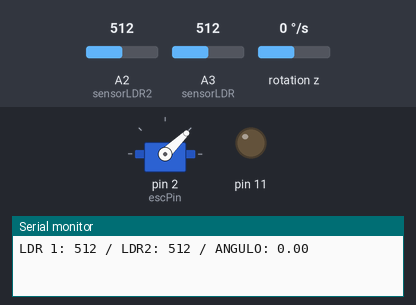
This sketch was run on a simulated Arduino Uno, built with avr-gcc and run on an emulated ATmega328P. On the bench: servo, output pins drawn as LEDs (lit = HIGH), the last lines printed to the serial monitor. Wiring (inferred from the names in the program): MPU-6050 motion sensor at I2C address 0x68. The test bench sets the inputs (shaded band); at power-on: A2 (sensorLDR2) = 512, A3 (sensorLDR) = 512, rotation z 0 °/s.

Above: at 7.2 s.
At 7.7 s:
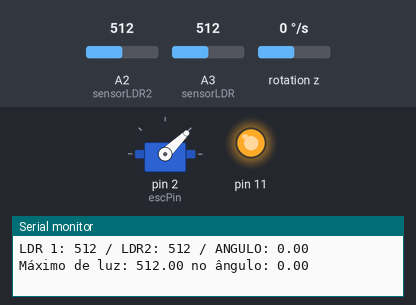
Timing chart, 0 to 9.2 s (numbered marks = the images above):
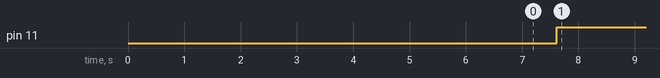

Measured:
- by itself, pin 11: LOW → HIGH at 7.6 s

The sketch:

Controle_Atitude_Deteccao_de_Luz_2LDR.ino
```cpp
#include <Servo.h>
#include <Wire.h>

// --- ESC (opcional, pode remover se não usar agora) ---
Servo esc;
const int escPin = 2;

// --- LDR ---
int sensorLDR = A3;
int sensorLDR2 = A2;
int tolerancia = 10;
double menorLuz = 1023.0;  // começa no máximo possível do ADC
double anguloMaisClaro = 0.0;

// --- MPU6050 ---
#define MPU_ADDRESS 0x68
double GYRO_ERROR = 0.0;
double yawAngle = 0, yawAngularSpeed = 0;

// --- Filtro simples ---
const int numReadings = 20;
double readings[numReadings];
int readIndex = 0;
double total = 0, rollingAvg = 0;

// --- Tempo ---
long timeCur, timePrev;

// --- Funções ---
int16_t readMPU() {
  Wire.beginTransmission(MPU_ADDRESS);
  Wire.write(0x47);
  Wire.endTransmission(false);
  Wire.requestFrom(MPU_ADDRESS, 2, true);
  return Wire.read() << 8 | Wire.read();
}

void calibrateMPU() {
  GYRO_ERROR = 0;
  for (int i = 0; i < 200; i++) {
    GYRO_ERROR += readMPU();
    delay(20);
  }
  GYRO_ERROR /= 200.0;
}

void setup() {
  Serial.begin(9600);

  // Inicializa ESC (opcional)
  esc.attach(escPin);
  esc.writeMicroseconds(1000);

  // Inicializa LDR
  pinMode(sensorLDR, INPUT);
  pinMode(sensorLDR2, INPUT);

  // Inicializa filtro
  for (int i = 0; i < numReadings; i++) readings[i] = 0;

  // Inicializa MPU
  Wire.begin();
  Wire.beginTransmission(MPU_ADDRESS);
  Wire.write(0x6B);
  Wire.write(0);
  Wire.endTransmission(true);

  Wire.beginTransmission(MPU_ADDRESS);
  Wire.write(0x1B);
  Wire.write(0x10); // 1000 dps
  Wire.endTransmission(true);

  delay(3000);
  calibrateMPU();

  timeCur = millis();
  pinMode(11, OUTPUT);
}

void loop() {
  int leitura = analogRead(sensorLDR);
  int leitura2 = analogRead(sensorLDR2);
  if (millis() - timeCur > 10) {
    timePrev = timeCur;
    timeCur = millis();

    // Atualiza ângulo
    yawAngularSpeed = ((double)readMPU() - GYRO_ERROR) / 32.8;
    yawAngle += yawAngularSpeed * (timeCur - timePrev) / 1000.0;

    while (yawAngle <= -180) yawAngle += 360;
    while (yawAngle > 180) yawAngle -= 360;

    // Atualiza média móvel
    total -= readings[readIndex];
    readings[readIndex] = yawAngularSpeed;
    total += readings[readIndex];
    readIndex++;
    if (readIndex >= numReadings) readIndex = 0;
    rollingAvg = total / numReadings;
  }

  // Salva ângulo se a luz aumentou (resistência diminuiu)
  //if (leitura < menorLuz) {
  //  menorLuz = leitura;
   // anguloMaisClaro = yawAngle;
   // Serial.print("Máximo de luz: ");
   // Serial.print(menorLuz);
   // Serial.print(" no ângulo: ");
   // Serial.println(anguloMaisClaro);
  //}
  Serial.print("LDR 1: ");
  Serial.print(leitura);
  Serial.print(" / ");
  Serial.print("LDR2: ");
  Serial.print(leitura2);
  Serial.print(" / ANGULO: ");
  Serial.println(yawAngle);

  delay(500);
  // Debug opcional: ângulo atual
  // Serial.print("Ângulo atual: ");
  // Serial.println(yawAngle);
  if (abs(leitura - leitura2)<tolerancia){
    if ((leitura + leitura2)/2<menorLuz){
      anguloMaisClaro = yawAngle;
      menorLuz= (leitura + leitura2)/2;

       Serial.print("Máximo de luz: ");
       Serial.print(menorLuz);
       Serial.print(" no ângulo: ");
       Serial.println(anguloMaisClaro);

      digitalWrite(11, HIGH);
      delay(1000);
    }
  }else{
    digitalWrite(11, LOW);
  }
}
```
